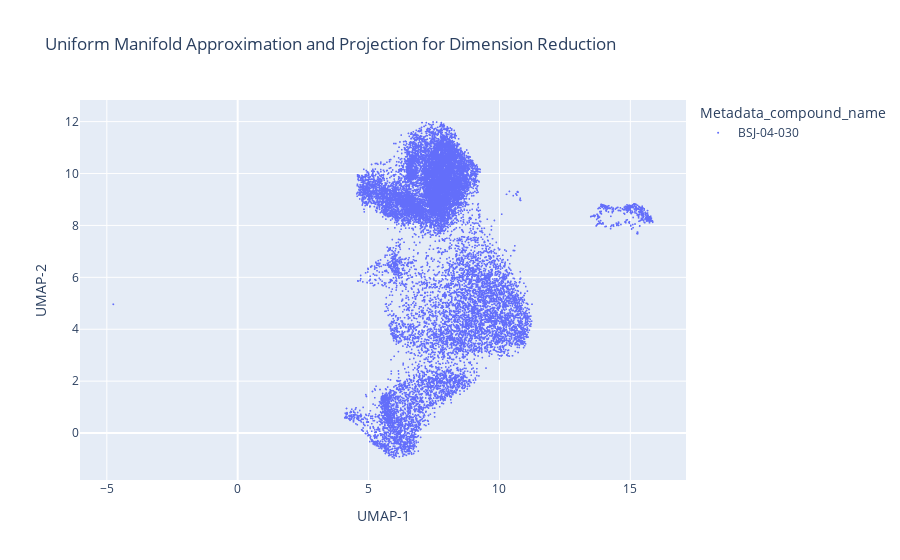

The notebook cell this image was saved under:
### Code cell
import plotly.express as px
import plotly.offline 
def rounding_up(x):
    x['Cells_Location_Center_X'] = round(x['Cells_Location_Center_X'], 4)
    x['Cells_Location_Center_Y'] = round(x['Cells_Location_Center_Y'], 4)
    
    return x


active = final.query("Metadata_compound_name == 'BSJ-04-030'")

active = rounding_up(active)
active

fig = px.scatter(active , x="UMAP-1", y="UMAP-2", color="Metadata_compound_name",
                 #size='petal_length',
                 hover_data=['Metadata_Well', 'Metadata_Site', 'Cells_Location_Center_X', 'Cells_Location_Center_Y'], title='Uniform Manifold Approximation and Projection for Dimension Reduction')
fig.update_traces(marker=dict(size=2,
#                               line=dict(width=2,
#                                         color='DarkSlateGrey')
                             ),
                  selector=dict(mode='markers'))

### Figure 1 — Plotly figure (JSON) as saved in the notebook; plotly's stock layout.template omitted (floating-point values rounded to 4 significant figures; data arrays with more than 128 entries replaced by an {"elided": "..."} marker saying what was removed)
{"data": [{"customdata": {"elided": "17320x4 mixed values"}, "hovertemplate": "Metadata_compound_name=BSJ-04-030<br>UMAP-1=%{x}<br>UMAP-2=%{y}<br>Metadata_Well=%{customdata[0]}<br>Metadata_Site=%{customdata[1]}<br>Cells_Location_Center_X=%{customdata[2]}<br>Cells_Location_Center_Y=%{customdata[3]}<extra></extra>", "legendgroup": "BSJ-04-030", "marker": {"color": "#636efa", "size": 2, "symbol": "circle"}, "mode": "markers", "name": "BSJ-04-030", "showlegend": true, "type": "scattergl", "x": {"elided": "17320 float values"}, "xaxis": "x", "y": {"elided": "17320 float values"}, "yaxis": "y"}], "layout": {"legend": {"title": {"text": "Metadata_compound_name"}, "tracegroupgap": 0}, "title": {"text": "Uniform Manifold Approximation and Projection for Dimension Reduction"}, "xaxis": {"anchor": "y", "domain": [0, 1], "title": {"text": "UMAP-1"}}, "yaxis": {"anchor": "x", "domain": [0, 1], "title": {"text": "UMAP-2"}}}}
